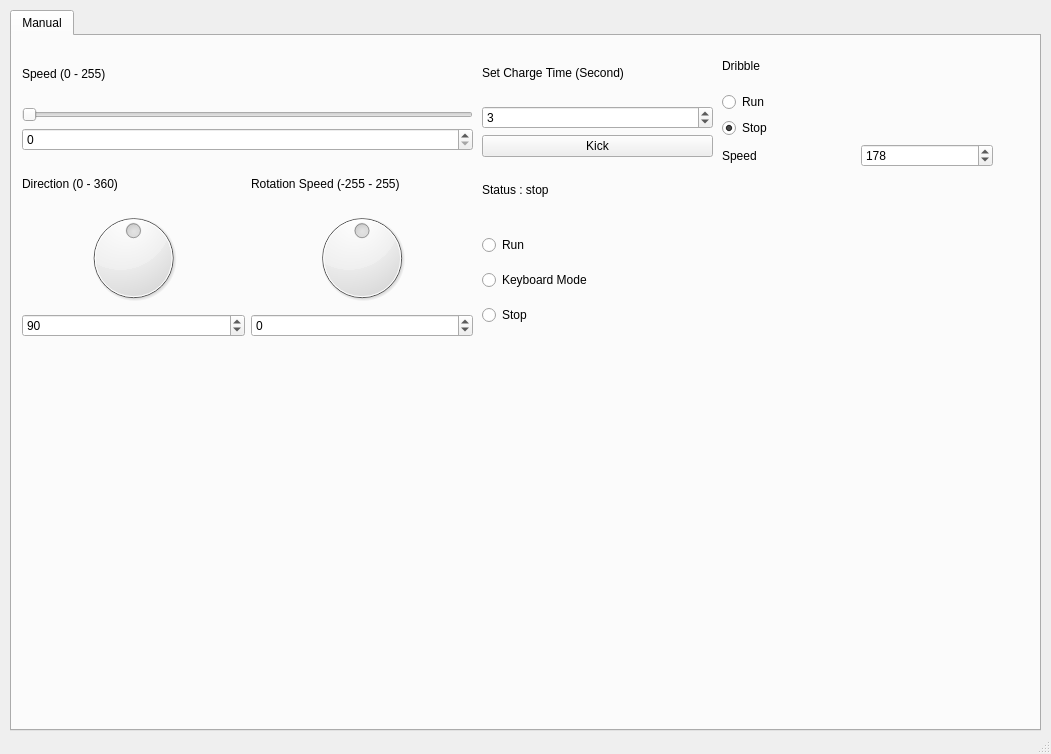
<?xml version="1.0" encoding="UTF-8"?>
<ui version="4.0">
 <class>MainWindow</class>
 <widget class="QMainWindow" name="MainWindow">
  <property name="enabled">
   <bool>true</bool>
  </property>
  <property name="geometry">
   <rect>
    <x>0</x>
    <y>0</y>
    <width>1051</width>
    <height>754</height>
   </rect>
  </property>
  <property name="windowTitle">
   <string notr="true">Rostu Manual Monitor</string>
  </property>
  <property name="tabShape">
   <enum>QTabWidget::Rounded</enum>
  </property>
  <widget class="QWidget" name="centralwidget">
   <widget class="QTabWidget" name="manualTab">
    <property name="geometry">
     <rect>
      <x>10</x>
      <y>10</y>
      <width>1031</width>
      <height>721</height>
     </rect>
    </property>
    <property name="cursor">
     <cursorShape>ArrowCursor</cursorShape>
    </property>
    <property name="mouseTracking">
     <bool>false</bool>
    </property>
    <property name="autoFillBackground">
     <bool>false</bool>
    </property>
    <property name="currentIndex">
     <number>0</number>
    </property>
    <widget class="QWidget" name="tab">
     <attribute name="title">
      <string>Manual</string>
     </attribute>
     <widget class="QWidget" name="verticalLayoutWidget">
      <property name="geometry">
       <rect>
        <x>10</x>
        <y>10</y>
        <width>451</width>
        <height>105</height>
       </rect>
      </property>
      <layout class="QVBoxLayout" name="verticalLayout">
       <item>
        <widget class="QLabel" name="label">
         <property name="text">
          <string>Speed (0 - 255)</string>
         </property>
         <property name="margin">
          <number>0</number>
         </property>
         <property name="indent">
          <number>-1</number>
         </property>
        </widget>
       </item>
       <item>
        <widget class="QSlider" name="speedSlider">
         <property name="maximum">
          <number>255</number>
         </property>
         <property name="tracking">
          <bool>true</bool>
         </property>
         <property name="orientation">
          <enum>Qt::Horizontal</enum>
         </property>
        </widget>
       </item>
       <item>
        <widget class="QSpinBox" name="speedInput">
         <property name="maximum">
          <number>255</number>
         </property>
        </widget>
       </item>
      </layout>
     </widget>
     <widget class="QWidget" name="horizontalLayoutWidget">
      <property name="geometry">
       <rect>
        <x>10</x>
        <y>130</y>
        <width>451</width>
        <height>171</height>
       </rect>
      </property>
      <layout class="QHBoxLayout" name="horizontalLayout">
       <item>
        <layout class="QVBoxLayout" name="verticalLayout_2">
         <item>
          <widget class="QLabel" name="label_2">
           <property name="text">
            <string>Direction (0 - 360)</string>
           </property>
          </widget>
         </item>
         <item>
          <widget class="QDial" name="directionDial">
           <property name="minimum">
            <number>-270</number>
           </property>
           <property name="maximum">
            <number>90</number>
           </property>
           <property name="value">
            <number>-180</number>
           </property>
           <property name="sliderPosition">
            <number>-180</number>
           </property>
           <property name="orientation">
            <enum>Qt::Vertical</enum>
           </property>
           <property name="invertedAppearance">
            <bool>true</bool>
           </property>
           <property name="invertedControls">
            <bool>false</bool>
           </property>
           <property name="wrapping">
            <bool>true</bool>
           </property>
           <property name="notchTarget">
            <double>0.000000000000000</double>
           </property>
          </widget>
         </item>
         <item>
          <widget class="QSpinBox" name="directionInput">
           <property name="maximum">
            <number>360</number>
           </property>
           <property name="value">
            <number>90</number>
           </property>
          </widget>
         </item>
        </layout>
       </item>
       <item>
        <layout class="QVBoxLayout" name="verticalLayout_3">
         <item>
          <widget class="QLabel" name="label_3">
           <property name="text">
            <string>Rotation Speed (-255 - 255)</string>
           </property>
          </widget>
         </item>
         <item>
          <widget class="QDial" name="rotationDial">
           <property name="mouseTracking">
            <bool>false</bool>
           </property>
           <property name="tabletTracking">
            <bool>false</bool>
           </property>
           <property name="focusPolicy">
            <enum>Qt::WheelFocus</enum>
           </property>
           <property name="acceptDrops">
            <bool>false</bool>
           </property>
           <property name="toolTip">
            <string/>
           </property>
           <property name="layoutDirection">
            <enum>Qt::LeftToRight</enum>
           </property>
           <property name="minimum">
            <number>-255</number>
           </property>
           <property name="maximum">
            <number>255</number>
           </property>
           <property name="pageStep">
            <number>10</number>
           </property>
           <property name="value">
            <number>0</number>
           </property>
           <property name="sliderPosition">
            <number>0</number>
           </property>
           <property name="tracking">
            <bool>true</bool>
           </property>
           <property name="orientation">
            <enum>Qt::Horizontal</enum>
           </property>
           <property name="invertedAppearance">
            <bool>false</bool>
           </property>
           <property name="invertedControls">
            <bool>false</bool>
           </property>
           <property name="notchTarget">
            <double>0.000000000000000</double>
           </property>
           <property name="notchesVisible">
            <bool>false</bool>
           </property>
          </widget>
         </item>
         <item>
          <widget class="QSpinBox" name="rotationInput">
           <property name="minimum">
            <number>-255</number>
           </property>
           <property name="maximum">
            <number>255</number>
           </property>
          </widget>
         </item>
        </layout>
       </item>
      </layout>
     </widget>
     <widget class="QWidget" name="verticalLayoutWidget_4">
      <property name="geometry">
       <rect>
        <x>470</x>
        <y>10</y>
        <width>231</width>
        <height>170</height>
       </rect>
      </property>
      <layout class="QVBoxLayout" name="verticalLayout_6">
       <item>
        <widget class="QLabel" name="label_6">
         <property name="text">
          <string>Set Charge Time (Second)</string>
         </property>
        </widget>
       </item>
       <item>
        <widget class="QSpinBox" name="kickChargeTimeInput">
         <property name="value">
          <number>3</number>
         </property>
        </widget>
       </item>
       <item>
        <widget class="QPushButton" name="kickButton">
         <property name="text">
          <string>Kick</string>
         </property>
        </widget>
       </item>
       <item>
        <widget class="QLabel" name="kickerStatusLabel">
         <property name="text">
          <string>Status : stop</string>
         </property>
        </widget>
       </item>
      </layout>
     </widget>
     <widget class="QWidget" name="layoutWidget">
      <property name="geometry">
       <rect>
        <x>470</x>
        <y>190</y>
        <width>231</width>
        <height>111</height>
       </rect>
      </property>
      <layout class="QVBoxLayout" name="verticalLayout_4">
       <item>
        <widget class="QRadioButton" name="runActionButton">
         <property name="text">
          <string>Run </string>
         </property>
        </widget>
       </item>
       <item>
        <widget class="QRadioButton" name="keyboardModeActionButton">
         <property name="text">
          <string>Keyboard Mode</string>
         </property>
        </widget>
       </item>
       <item>
        <widget class="QRadioButton" name="stopActionButton">
         <property name="text">
          <string>Stop</string>
         </property>
        </widget>
       </item>
      </layout>
     </widget>
     <widget class="QWidget" name="verticalLayoutWidget_6">
      <property name="geometry">
       <rect>
        <x>710</x>
        <y>10</y>
        <width>271</width>
        <height>121</height>
       </rect>
      </property>
      <layout class="QVBoxLayout" name="verticalLayout_7">
       <item>
        <widget class="QLabel" name="label_12">
         <property name="text">
          <string>Dribble</string>
         </property>
        </widget>
       </item>
       <item>
        <widget class="QRadioButton" name="runDribbleActionButton">
         <property name="text">
          <string>Run </string>
         </property>
        </widget>
       </item>
       <item>
        <widget class="QRadioButton" name="stopDribbleActionButton">
         <property name="text">
          <string>Stop</string>
         </property>
         <property name="checked">
          <bool>true</bool>
         </property>
        </widget>
       </item>
       <item>
        <layout class="QHBoxLayout" name="horizontalLayout_5">
         <item>
          <widget class="QLabel" name="label_13">
           <property name="text">
            <string>Speed</string>
           </property>
          </widget>
         </item>
         <item>
          <widget class="QSpinBox" name="dribbleSpeedInput">
           <property name="maximum">
            <number>255</number>
           </property>
           <property name="value">
            <number>178</number>
           </property>
          </widget>
         </item>
        </layout>
       </item>
      </layout>
     </widget>
     <widget class="QWidget" name="verticalLayoutWidget_2">
      <property name="geometry">
       <rect>
        <x>710</x>
        <y>140</y>
        <width>271</width>
        <height>161</height>
       </rect>
      </property>
      <layout class="QVBoxLayout" name="verticalLayout_5"/>
     </widget>
    </widget>
   </widget>
  </widget>
  <widget class="QStatusBar" name="statusbar"/>
 </widget>
 <resources/>
 <connections/>
</ui>
